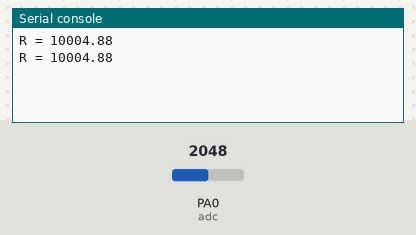
The program below on a simulated pyboard running MicroPython. Shown: the last lines printed to the serial console. Inputs (shaded band) come from the test bench; at power-on: PA0 (adc) = 2048 (analog values on the 0–4095 scale).

Above: at 1.2 s.
1.3 s: PA0 (adc) set to 2866
At 2.4 s:
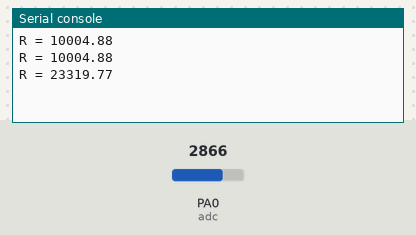
2.8 s: PA0 (adc) set to 3603
At 3.8 s:
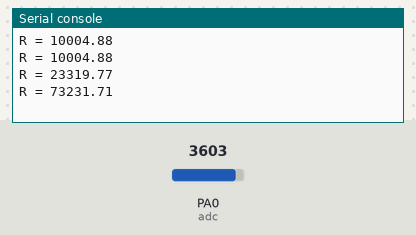
Timing chart, 0 to 5.8 s (numbered marks = the images above; inputs shaded):
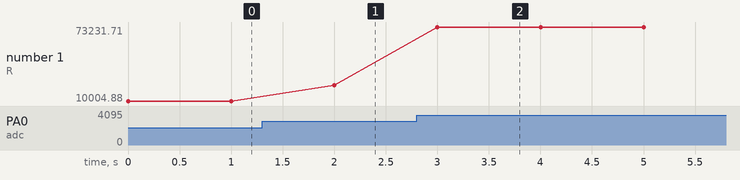

The program:

test.py
```python
# Mesure de la resistance d'une CTN

from pyb import Pin, ADC, delay


adc = ADC(Pin("A0")) # Déclaration du CAN

Ro = 10e3 # Résistance série

while True:
    N = adc.read() # Mesure de la tension
    R = Ro*N/(4095-N) # Calcul de R
    print("R =", R) # Affichage
    delay(1000) # Temporisation
```

Measured:
- after the input at 1.3 s, the serial console: prints a new line after 0.70 s (image 1)
- after the input at 2.8 s, the serial console: prints a new line after 0.20 s (image 2)
- plotted number 1: 10004.88 → 23319.77 after the input at 1.3 s, 23319.77 → 73231.71 after the input at 2.8 s
